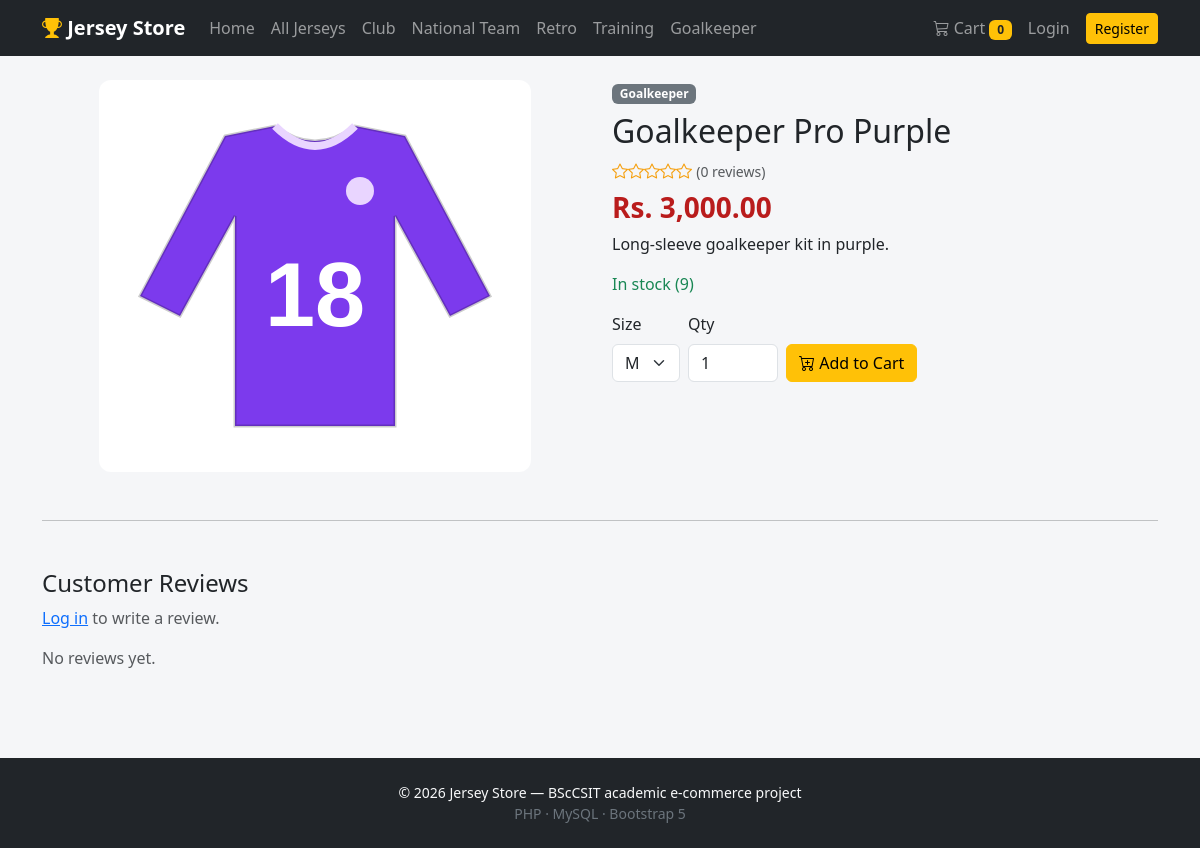
/product.php?id=12, run on the app's committed database.
### tables this page shows
CREATE TABLE IF NOT EXISTS products (
  id INT AUTO_INCREMENT PRIMARY KEY,
  name VARCHAR(150) NOT NULL,
  category ENUM('Club','National Team','Retro','Training','Goalkeeper') NOT NULL,
  price DECIMAL(10,2) NOT NULL,
  size VARCHAR(50) NOT NULL DEFAULT 'S,M,L,XL',
  stock INT NOT NULL DEFAULT 0,
  description TEXT,
  image VARCHAR(255),
  created_at TIMESTAMP DEFAULT CURRENT_TIMESTAMP
);

### includes/auth.php (called while the page is built, shortened)
<?php
function e($v) { return htmlspecialchars((string)$v, ENT_QUOTES, 'UTF-8'); }
function money($v) { return 'Rs. ' . number_format((float)$v, 2); }
function product_image($img) {
    $img = $img ?: 'placeholder.svg';
    return BASE_URL . '/uploads/products/' . rawurlencode($img);
}

### product.php (the view, shortened to what this page needs)
<?php
require __DIR__ . '/includes/header.php';
$id = (int)($_GET['id'] ?? 0);
$stmt = $pdo->prepare('SELECT * FROM products WHERE id = ?');
$stmt->execute([$id]);
$p = $stmt->fetch();
$rev = $pdo->prepare('SELECT r.*, u.username FROM reviews r JOIN users u ON u.id = r.user_id WHERE r.product_id = ? ORDER BY r.id DESC');
$rev->execute([$id]);
$reviews = $rev->fetchAll();
$avg = $reviews ? array_sum(array_column($reviews, 'rating')) / count($reviews) : 0;
$sizes = array_filter(array_map('trim', explode(',', $p['size'])));
?>
<div class="row g-4">
  <div class="col-md-6 text-center"><img src="<?= e(product_image($p['image'])) ?>" class="img-fluid product-main-img" alt="<?= e($p['name']) ?>"></div>
  <div class="col-md-6">
    <span class="badge text-bg-secondary"><?= e($p['category']) ?></span>
    <h2 class="mt-2"><?= e($p['name']) ?></h2>
    <div class="mb-2">
      <?php for ($i = 1; $i <= 5; $i++): ?><i class="bi bi-star<?= $i <= round($avg) ? '-fill' : '' ?> star"></i><?php endfor; ?>
      <small class="text-muted">(<?= count($reviews) ?> reviews)</small>
    </div>
    <div class="h3 price"><?= money($p['price']) ?></div>
    <p><?= nl2br(e($p['description'])) ?></p>
    <p class="mb-3"><?= $p['stock'] > 0 ? '<span class="text-success">In stock (' . (int)$p['stock'] . ')</span>' : '<span class="text-danger">Out of stock</span>' ?></p>
    <?php if ($p['stock'] > 0): ?>
    <form action="add_to_cart.php" method="post" class="row g-2 align-items-end">
      <div class="col-auto"><label class="form-label">Size</label>
        <select name="size" class="form-select"><?php foreach ($sizes as $s): ?><option><?= e($s) ?></option><?php endforeach; ?></select></div>
      <div class="col-auto"><label class="form-label">Qty</label>
        <input type="number" name="qty" value="1" min="1" max="<?= (int)$p['stock'] ?>" class="form-control" style="width:90px"></div>
      <div class="col-auto"><button class="btn btn-warning"><i class="bi bi-cart-plus"></i> Add to Cart</button></div>
    </form>
    <?php endif; ?>
  </div>
</div>
<hr class="my-5">
<h4>Customer Reviews</h4>
<?php if (!empty($_SESSION['user_id'])): ?>
<form action="review_add.php" method="post" class="card card-body mb-4">
  <input type="hidden" name="product_id" value="<?= (int)$p['id'] ?>">
  <div class="row g-2">
    <div class="col-md-2"><select name="rating" class="form-select" required>
      <?php for ($i = 5; $i >= 1; $i--): ?><option value="<?= $i ?>"><?= $i ?> star<?= $i > 1 ? 's' : '' ?></option><?php endfor; ?></select></div>
    <div class="col-md-8"><input name="comment" class="form-control" placeholder="Write your review..." required maxlength="500"></div>
    <div class="col-md-2"><button class="btn btn-dark w-100">Submit</button></div>
  </div>
</form>
<?php else: ?><p class="text-muted"><a href="login.php">Log in</a> to write a review.</p><?php endif; ?>
<?php if (!$reviews): ?><p class="text-muted">No reviews yet.</p><?php endif; ?>
<?php require __DIR__ . '/includes/footer.php'; ?>

### assets/css/main.css (style rules this page uses)
body { background:#f5f6f8; }
.product-main-img { max-height:460px; object-fit:contain; background:#fff; border-radius:.75rem; padding:1rem; }
.price { font-weight:700; color:#b91c1c; }
.star { color:#f59e0b; }

### data on the page
products: image (picture), category "Goalkeeper", name "Goalkeeper Pro Purple", price "Rs. 3,000.00", description "Long-sleeve goalkeeper kit in purple.", stock "9", size "M"

### other printed values
$c "Club"
$c "National Team"
$c "Retro"
$c "Training"
$c "Goalkeeper"
cart_count() "0"
count($reviews) "0"
